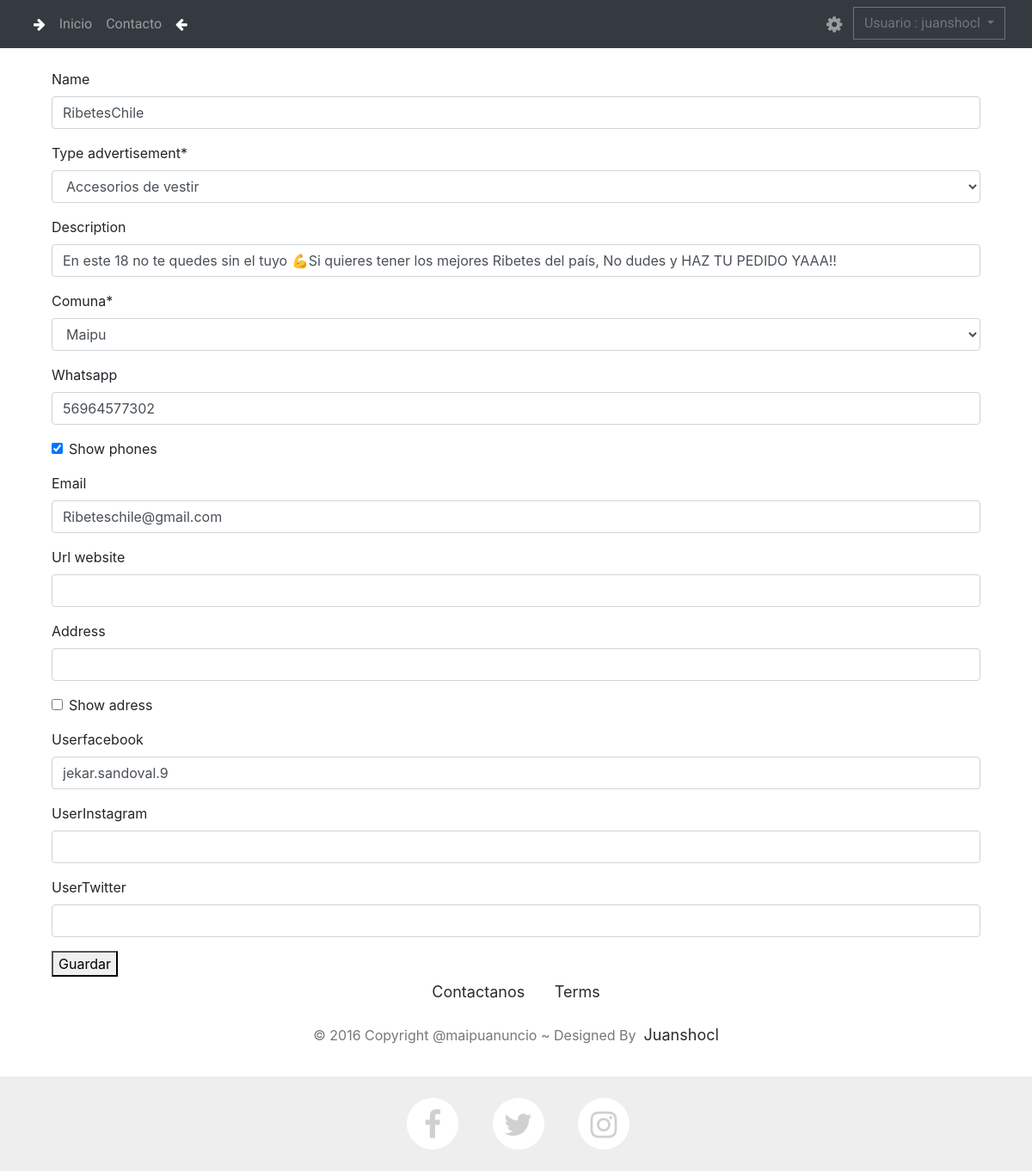
The page /publish/update/926ca9d637b143dc953b4ceeef01b89f (signed in) on the database its author committed.
### publish/models.py (models this page shows, shortened)
class advertisement(models.Model):
    id = models.UUIDField(primary_key=True, default=uuid.uuid4, editable=False)
    User = models.ForeignKey(User, on_delete=models.CASCADE, default=None)
    name = models.CharField(default = None, max_length=50, blank=True  )
    Type_advertisement = models.ForeignKey(typeA, on_delete=models.CASCADE, default=None)
    description  = models.CharField(max_length=200, default=None, blank=True  )
    Userfacebook = models.CharField(default = None, max_length=50, blank=True  )
    UserInstagram = models.CharField(default = None, max_length=50, blank=True  )
    UserTwitter = models.CharField(default = None, max_length=50, blank=True  )
    comuna = models.ForeignKey(comuna, on_delete=models.CASCADE, default = None)
    whatsapp = models.CharField(max_length=11, default=None, blank=True  )
    show_phones = models.BooleanField(default=False, blank=True  )
    email = models.EmailField(max_length=254, default=None, blank=True  )
    url_website = models.URLField(max_length=200, default=None, blank=True  )
    address = models.CharField(max_length=200, default=None, blank=True  )
    show_adress = models.BooleanField(default=False, blank=True  )
    incorporation_date = models.DateField(auto_now=True)
    state = models.BooleanField(default=False)
    def get_socialNetwork(self):
        return self.Social_network.name
    get_socialNetwork.shot_description = 'Redes Sociales'

### publish/views.py (the view)
# urls.py: path('publish/update/<pk>', login_required(views.pubUpdate.as_view()), name='pubUpdate'),
class pubUpdate(UpdateView):
     model = advertisement
     fields = ['User',
               'name',
               'Type_advertisement',
               'description',
               'comuna',
               'whatsapp',
               'show_phones',
               'email',
               'url_website',
               'address',
               'show_adress',
               'Userfacebook',
               'UserInstagram',
               'UserTwitter']
     template_name = 'publish/publish_form.html'
     success_url = reverse_lazy('pubList')

### publish/models.py (called while the page is built)
    def __str__(self):
        return self.ComunaName

    def __str__(self):
        return self.description

### templates/publish/publish_form.html (shortened to what this page needs)
{% extends "base.html" %}
{% load crispy_forms_tags %}
{% block content %}
<br>
<div class="container">
    <form method='post' enctype="multipart/form-data" >
        {{form.name|as_crispy_field}}
        {{form.Type_advertisement|as_crispy_field}}
        {{form.description|as_crispy_field}}
        {{form.comuna|as_crispy_field}}
        {{form.whatsapp|as_crispy_field}}
        {{form.show_phones|as_crispy_field}}
        {{form.email|as_crispy_field}}
        {{form.url_website|as_crispy_field}}
        {{form.address|as_crispy_field}}
        {{form.show_adress|as_crispy_field}}
        {{form.Userfacebook|as_crispy_field}}
        {{form.UserInstagram|as_crispy_field}}
        {{form.UserTwitter|as_crispy_field}}
        <button type="submit">Guardar</button>
    </form>
</div>
{% endblock %}

### templates/base.html (shortened to what this page needs)
<!DOCTYPE html>
{% load static%}
<html>
<head>
    <link rel="stylesheet" href="https://cdnjs.cloudflare.com/ajax/libs/twitter-bootstrap/4.1.3/css/bootstrap.min.css">
    <link rel="stylesheet" href="https://cdnjs.cloudflare.com/ajax/libs/font-awesome/4.7.0/css/font-awesome.min.css">
    <link rel="stylesheet" href="https://cdn.datatables.net/1.10.15/css/dataTables.bootstrap.min.css">
    <link rel="stylesheet" href="{% static 'css/styles.min.css' %} ">
    <link rel="stylesheet" type="text/css" href="https://cdn.datatables.net/1.10.21/css/jquery.dataTables.min.css">
</head>
<body>
    <nav class="navbar navbar-dark navbar-expand-md sticky-top bg-dark">
        <div class="container-fluid">
            <div class="collapse navbar-collapse" id="navcol-1">
                <ul class="nav navbar-nav flex-grow-1">
                    <li class="nav-item" role="presentation"><a class="nav-link active"><i
                                class="fa fa-arrow-right"></i></a></li>
                    <li class="nav-item" role="presentation"><a class="nav-link scroll" href="{% url 'index' %}"
                            style="font-family: ABeeZee, sans-serif;">Inicio</a></li>
                    <li class="nav-item" role="presentation"><a class="nav-link" href="mailto:maipuanuncio@gmail.com?subject=Quisiera%20publicar%20con%20ustedes"
                            style="font-family: ABeeZee, sans-serif;">Contacto</a></li>
                    <li class="nav-item" role="presentation"><a class="nav-link active"><i
                                class="fa fa-arrow-left"></i></a></li>
                </ul>
                    <ul class="nav navbar-nav flex-row justify-content-between ml-auto">
                    <li class="nav-item order-2 order-md-1"><a href="#" class="nav-link" title="settings"><i class="fa fa-cog fa-fw fa-lg"></i></a></li>
                    <li class="dropdown order-1">
                        <button type="button" id="dropdownMenu1" data-toggle="dropdown" class="btn btn-outline-secondary dropdown-toggle">
                        {% if user.is_authenticated %}
                            Usuario : {{user.username }}{% comment %} Usuario  {{user.first_name}} {{user.last_name }} {% endcomment %}
                        {% else%}
                        Login
                        {% endif %}
                        </button>
                    </li>
                </ul>
            </div>
        </div>
    </nav>
    <div class="container">
    {% block content %}
    {% endblock content %}
    </div>
    <footer id="myFooter" style="padding:0px;">
        <div class="container-fluid">
            <div class="row text-center">
                <div class="col-12">
                    <ul class="list-unstyled">
                        <li><a href="mailto:maipuanuncio@gmail.com?subject=Quisiera%20publicar%20con%20ustedes">Contactanos</a></li>
                        <li><a href="#">Terms</a></li>
                    </ul>
                    <p class="footer-copyright">© 2016 Copyright @maipuanuncio ~ Designed By &nbsp;<a href="https://bit.ly/33HsRQ8">Juanshocl</a></p>
                </div>
                <div class="col footer-social">
                <a href="https://www.facebook.com/maipuanuncio" target="_blank"  class="social-icons">
                <i class="fa fa-facebook"></i></a>
                <a href="https://twitter.com/maipuanuncio" target="_blank"  class="social-icons">
                <i class="fa fa-twitter"></i></a>
                <a href="https://www.instagram.com/maipuanuncio/" target="_blank" class="social-icons">
                <i class="fa fa-instagram"></i></a>
            </div>
        </div>
    </footer>
</body>
</html>

### rows shown on the page
advertisement: name "RibetesChile", Type_advertisement "Accesorios de vestir", description "En este 18 no te quedes sin el tuyo 💪Si quieres tener los mejores Ribetes del país, No dudes y HAZ TU PEDIDO YAAA!!", comuna "Maipu", whatsapp "56964577302", show_phones "☑", email "Ribeteschile@gmail.com", Userfacebook "jekar.sandoval.9"

### other values the page prints
{{ user.username }} "juanshocl"
